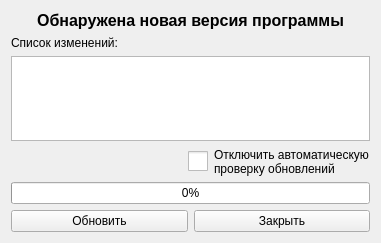
<?xml version="1.0" encoding="UTF-8"?>
<ui version="4.0">
 <class>Form</class>
 <widget class="QWidget" name="Form">
  <property name="windowModality">
   <enum>Qt::WindowModal</enum>
  </property>
  <property name="enabled">
   <bool>true</bool>
  </property>
  <property name="geometry">
   <rect>
    <x>0</x>
    <y>0</y>
    <width>381</width>
    <height>243</height>
   </rect>
  </property>
  <property name="windowTitle">
   <string>Update Checker</string>
  </property>
  <property name="windowIcon">
   <iconset>
    <normaloff>assets/update.ico</normaloff>assets/update.ico</iconset>
  </property>
  <layout class="QVBoxLayout" name="verticalLayout">
   <item>
    <widget class="QLabel" name="title">
     <property name="font">
      <font>
       <pointsize>12</pointsize>
       <weight>75</weight>
       <bold>true</bold>
      </font>
     </property>
     <property name="text">
      <string>Обнаружена новая версия программы</string>
     </property>
     <property name="alignment">
      <set>Qt::AlignCenter</set>
     </property>
    </widget>
   </item>
   <item>
    <widget class="QLabel" name="label">
     <property name="text">
      <string>Список изменений:</string>
     </property>
    </widget>
   </item>
   <item>
    <widget class="QPlainTextEdit" name="changelog_viewer">
     <property name="enabled">
      <bool>true</bool>
     </property>
     <property name="readOnly">
      <bool>true</bool>
     </property>
    </widget>
   </item>
   <item>
    <layout class="QHBoxLayout" name="horizontalLayout">
     <item>
      <spacer name="horizontalSpacer">
       <property name="orientation">
        <enum>Qt::Horizontal</enum>
       </property>
       <property name="sizeHint" stdset="0">
        <size>
         <width>40</width>
         <height>20</height>
        </size>
       </property>
      </spacer>
     </item>
     <item>
      <widget class="QCheckBox" name="disable_updater_checkbox">
       <property name="styleSheet">
        <string notr="true">
QCheckBox::indicator {
    width:  20px;
    height: 20px;
}</string>
       </property>
       <property name="text">
        <string>Отключить автоматическую
проверку обновлений</string>
       </property>
      </widget>
     </item>
    </layout>
   </item>
   <item>
    <widget class="QProgressBar" name="progress_bar">
     <property name="value">
      <number>0</number>
     </property>
    </widget>
   </item>
   <item>
    <layout class="QHBoxLayout" name="horizontalLayout_2">
     <item>
      <widget class="QPushButton" name="update_button">
       <property name="text">
        <string>Обновить</string>
       </property>
      </widget>
     </item>
     <item>
      <widget class="QPushButton" name="close_button">
       <property name="text">
        <string>Закрыть</string>
       </property>
      </widget>
     </item>
    </layout>
   </item>
  </layout>
 </widget>
 <resources/>
 <connections/>
</ui>
